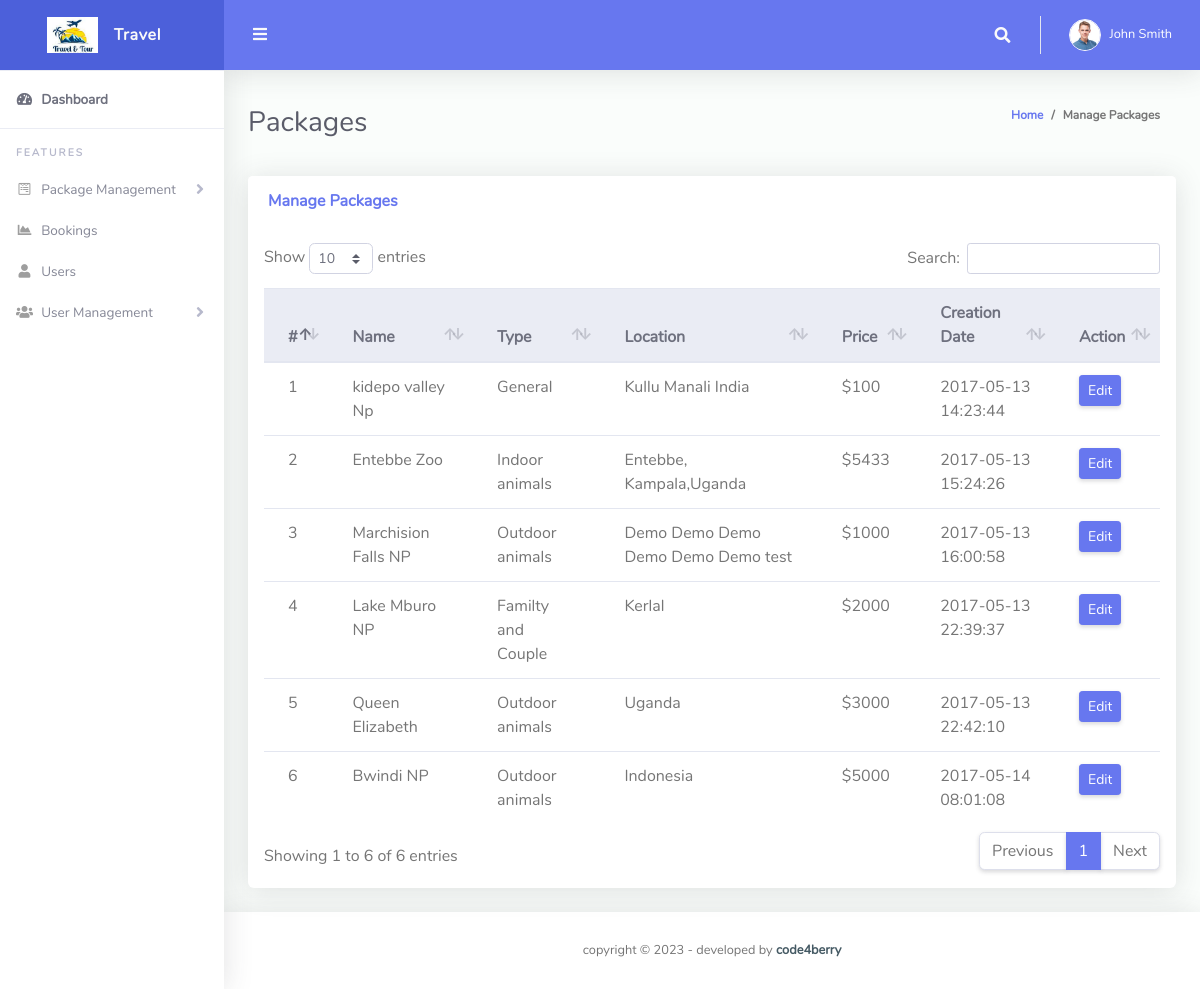
The page /admin/manage_packages.php (signed in) on the database its author committed.
### tables this page shows
CREATE TABLE `tbltourpackages` (
  `PackageId` int(11) NOT NULL,
  `PackageName` varchar(200) DEFAULT NULL,
  `PackageType` varchar(150) DEFAULT NULL,
  `PackageLocation` varchar(100) DEFAULT NULL,
  `PackagePrice` int(11) DEFAULT NULL,
  `PackageFetures` varchar(255) DEFAULT NULL,
  `PackageDetails` mediumtext DEFAULT NULL,
  `PackageImage` varchar(100) DEFAULT NULL,
  `Creationdate` timestamp NULL DEFAULT current_timestamp(),
  `UpdationDate` timestamp NULL DEFAULT NULL ON UPDATE current_timestamp()
);

### admin/manage_packages.php (the view, shortened to what this page needs)
<?php
include('includes/checklogin.php');
?>
<!DOCTYPE html>
<html lang="en">
<head>
  <link href="vendor/fontawesome-free/css/all.min.css" rel="stylesheet" type="text/css">
  <link href="vendor/bootstrap/css/bootstrap.min.css" rel="stylesheet" type="text/css">
  <link href="css/ruang-admin.min.css" rel="stylesheet">
  <link href="vendor/datatables/dataTables.bootstrap4.min.css" rel="stylesheet">
</head>
<body id="page-top">
  <div id="wrapper">
    <?php include('includes/sidebar.php');?>
    <div id="content-wrapper" class="d-flex flex-column">
      <div id="content">
        <?php include('includes/header.php');?>
        <div class="container-fluid" id="container-wrapper">
          <div class="d-sm-flex align-items-center justify-content-between mb-4">
            <h1 class="h3 mb-0 text-gray-800">Packages</h1>
            <ol class="breadcrumb">
              <li class="breadcrumb-item"><a href="dashboard.php">Home</a></li>
              <li class="breadcrumb-item active" aria-current="page">Manage Packages</li>
            </ol>
          </div>
          <div class="row">
            <div class="col-lg-12">
              <div class="card mb-4">
                <div class="card-header py-3 d-flex flex-row align-items-center justify-content-between">
                  <h6 class="m-0 font-weight-bold text-primary">Manage Packages</h6>
                </div>
                <div class="table-responsive p-3">
                  <table class="table align-items-center table-flush table-hover" id="dataTableHover">
                    <thead class="thead-light">
                      <tr>
                        <th>#</th>
                        <th >Name</th>
                        <th>Type</th>
                        <th>Location</th>
                        <th>Price</th>
                        <th>Creation Date</th>
                        <th>Action</th>
                      </tr>
                    </thead>
                    <tbody>
                      <?php $sql = "SELECT * from tbltourpackages";
                      $query = $dbh -> prepare($sql);
                      $query->execute();
                      $results=$query->fetchAll(PDO::FETCH_OBJ);
                      $cnt=1;
                      if($query->rowCount() > 0)
                      {
                        foreach($results as $result)
                        {
                          ?>
                          <tr>
                            <td><?php echo htmlentities($cnt);?></td>
                            <td><?php echo htmlentities($result->PackageName);?></td>
                            <td><?php echo htmlentities($result->PackageType);?></td>
                            <td><?php echo htmlentities($result->PackageLocation);?></td>
                            <td>$<?php echo htmlentities($result->PackagePrice);?></td>
                            <td><?php echo htmlentities($result->Creationdate);?></td>
                            <td><a href="update_packages.php?pid=<?php echo htmlentities($result->PackageId);?>"><button type="button" class="btn btn-primary btn-sm">Edit</button></a></td>
                          </tr>
                          <?php
                          $cnt=$cnt+1;
                        }
                      }?>
                    </tbody>
                  </table>
                </div>
              </div>
            </div>
          </div>
        </div>
      </div>
      <?php include('includes/footer.php');?>
    </div>
  </div>
</body>
</html>

### admin/includes/sidebar.php (shortened to what this page needs)
<ul class="navbar-nav sidebar sidebar-light accordion" id="accordionSidebar">
  <a class="sidebar-brand d-flex align-items-center justify-content-center" href="index.php">
    <div class="sidebar-brand-icon">
      <img src="img/logo/travel.png">
    </div>
    <div class="sidebar-brand-text mx-3">Travel</div>
  </a>
  <hr class="sidebar-divider my-0">
  <li class="nav-item active">
    <a class="nav-link" href="dashboard.php">
      <i class="fas fa-fw fa-tachometer-alt"></i>
      <span>Dashboard</span></a>
    </li>
    <hr class="sidebar-divider">
    <div class="sidebar-heading">
      Features
    </div>
   <li class="nav-item">
    <a class="nav-link collapsed" href="#" data-toggle="collapse" data-target="#packageForm" aria-expanded="true" aria-controls="collapseForm">
      <i class="fab fa-fw fa-wpforms"></i>
      <span>Package Management</span>
    </a>
  </li>
   <li class="nav-item">
    <a class="nav-link" href="manage_bookings.php">
      <i class="fas fa-fw fa-chart-area"></i>
      <span>Bookings</span>
    </a>
  </li>
  <li class="nav-item">
    <a class="nav-link" href="manage_users.php">
      <i class="fas fa-fw fa-user"></i>
      <span>Users</span>
    </a>
  </li>
   <li class="nav-item">
    <a class="nav-link collapsed" href="#" data-toggle="collapse" data-target="#users" aria-expanded="true" aria-controls="collapseTable">
      <i class="fas fa-fw fa-users"></i>
      <span>User Management</span>
    </a>
  </li>
</ul>

### admin/includes/header.php (shortened to what this page needs)
 <nav class="navbar navbar-expand navbar-light bg-navbar topbar mb-4 static-top">
  <button id="sidebarToggleTop" class="btn btn-link rounded-circle mr-3">
    <i class="fa fa-bars"></i>
  </button>
  <ul class="navbar-nav ml-auto">
    <li class="nav-item dropdown no-arrow">
      <a class="nav-link dropdown-toggle" href="#" id="searchDropdown" role="button" data-toggle="dropdown" aria-haspopup="true" aria-expanded="false">
        <i class="fas fa-search fa-fw"></i>
      </a>
    </li>
    <li class="nav-item dropdown no-arrow">
      <?php
      $aid=$_SESSION['odmsaid'];
      $sql="SELECT * from  tbladmin where ID=:aid";
      $query = $dbh -> prepare($sql);
      $query->bindParam(':aid',$aid,PDO::PARAM_STR);
      $query->execute();
      $results=$query->fetchAll(PDO::FETCH_OBJ);
      if($query->rowCount() > 0)
      {
        foreach($results as $row)
        {
          ?>
          <a class="nav-link dropdown-toggle" href="#" id="userDropdown" role="button" data-toggle="dropdown" aria-haspopup="true" aria-expanded="false">
           <?php
           if($row->Photo=="avatar15.jpg")
           {
            ?>
            <img class="img-profile rounded-circle"src="img/avatar15.jpg" style="max-width: 60px">
            <?php
          } else {
            ?>
            <img class="img-profile rounded-circle" src="profileimages/<?php  echo $row->Photo;?>" style="max-width: 60px">
            <?php
          } ?>
          <span class="ml-2 d-none d-lg-inline text-white small"><?php  echo $row->FirstName;?> <?php  echo $row->LastName;?></span>
        </a>
        <?php
      }
    } ?>
  </li>
</ul>
</nav>

### admin/includes/footer.php
<footer class="sticky-footer bg-white">
	<div class="container my-auto">
		<div class="copyright text-center my-auto">
			<span>copyright &copy; <script> document.write(new Date().getFullYear()); </script> - developed by
				<b><a href="https://code4berry.com" target="_blank">code4berry</a></b>
			</span>
		</div>
	</div>
</footer>

### rows shown on the page
tbltourpackages: PackageName "kidepo valley Np", PackageType "General", PackageLocation "Kullu Manali India", PackagePrice "100", Creationdate "2017-05-13 14:23:44"
tbltourpackages: PackageName "Entebbe Zoo", PackageType "Indoor animals", PackageLocation "Entebbe, Kampala,Uganda", PackagePrice "5433", Creationdate "2017-05-13 15:24:26"
tbltourpackages: PackageName "Marchision Falls NP", PackageType "Outdoor animals", PackageLocation "Demo Demo Demo Demo Demo Demo test", PackagePrice "1000", Creationdate "2017-05-13 16:00:58"
tbltourpackages: PackageName "Lake Mburo NP", PackageType "Familty and Couple", PackageLocation "Kerlal", PackagePrice "2000", Creationdate "2017-05-13 22:39:37"
tbltourpackages: PackageName "Queen Elizabeth", PackageType "Outdoor animals", PackageLocation "Uganda", PackagePrice "3000", Creationdate "2017-05-13 22:42:10"
tbltourpackages: PackageName "Bwindi NP", PackageType "Outdoor animals", PackageLocation "Indonesia", PackagePrice "5000", Creationdate "2017-05-14 08:01:08"

### other values the page prints
$row->FirstName "John"
$row->LastName "Smith"
